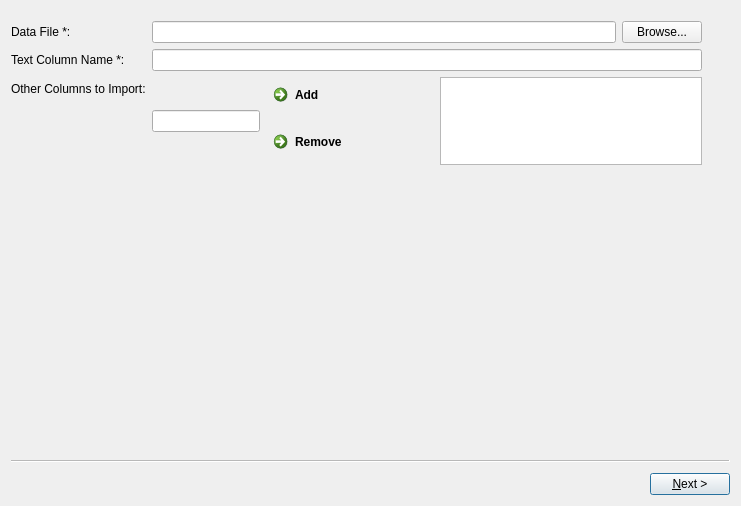
<?xml version="1.0" encoding="UTF-8"?>
<ui version="4.0">
 <class>TopicsModelingWizard</class>
 <widget class="QWizard" name="TopicsModelingWizard">
  <property name="geometry">
   <rect>
    <x>0</x>
    <y>0</y>
    <width>741</width>
    <height>506</height>
   </rect>
  </property>
  <property name="windowTitle">
   <string>GSA Topics Modeling</string>
  </property>
  <property name="sizeGripEnabled">
   <bool>false</bool>
  </property>
  <property name="wizardStyle">
   <enum>QWizard::ClassicStyle</enum>
  </property>
  <property name="options">
   <set>QWizard::NoBackButtonOnStartPage|QWizard::NoCancelButton|QWizard::NoDefaultButton</set>
  </property>
  <widget class="QWizardPage" name="DataFilePage">
   <attribute name="pageId">
    <string notr="true">Page1</string>
   </attribute>
   <widget class="QWidget" name="formLayoutWidget_2">
    <property name="geometry">
     <rect>
      <x>0</x>
      <y>10</y>
      <width>691</width>
      <height>171</height>
     </rect>
    </property>
    <layout class="QFormLayout" name="formLayout_2">
     <property name="fieldGrowthPolicy">
      <enum>QFormLayout::ExpandingFieldsGrow</enum>
     </property>
     <item row="0" column="0">
      <widget class="QLabel" name="data_file_lbl">
       <property name="text">
        <string>Data File *:</string>
       </property>
       <property name="buddy">
        <cstring>data_file_txt</cstring>
       </property>
      </widget>
     </item>
     <item row="0" column="1">
      <layout class="QHBoxLayout" name="horizontalLayout_2">
       <item>
        <widget class="QLineEdit" name="data_file_txt">
         <property name="readOnly">
          <bool>true</bool>
         </property>
        </widget>
       </item>
       <item>
        <widget class="QPushButton" name="browse_btn">
         <property name="text">
          <string>Browse...</string>
         </property>
        </widget>
       </item>
      </layout>
     </item>
     <item row="1" column="0">
      <widget class="QLabel" name="text_col_name_lbl">
       <property name="text">
        <string>Text Column Name *:</string>
       </property>
       <property name="buddy">
        <cstring>text_col_name_txt</cstring>
       </property>
      </widget>
     </item>
     <item row="1" column="1">
      <widget class="QLineEdit" name="text_col_name_txt"/>
     </item>
     <item row="2" column="0">
      <widget class="QLabel" name="other_columns_lbl">
       <property name="text">
        <string>Other Columns to Import:</string>
       </property>
      </widget>
     </item>
     <item row="2" column="1">
      <layout class="QGridLayout" name="gridLayout" columnstretch="0,0,1">
       <item row="0" column="0" rowspan="2">
        <widget class="QLineEdit" name="other_col_txt">
         <property name="alignment">
          <set>Qt::AlignLeading|Qt::AlignLeft|Qt::AlignVCenter</set>
         </property>
        </widget>
       </item>
       <item row="0" column="1">
        <widget class="QCommandLinkButton" name="add_col_btn">
         <property name="sizePolicy">
          <sizepolicy hsizetype="Fixed" vsizetype="Fixed">
           <horstretch>0</horstretch>
           <verstretch>0</verstretch>
          </sizepolicy>
         </property>
         <property name="text">
          <string>Add</string>
         </property>
         <property name="autoDefault">
          <bool>true</bool>
         </property>
         <property name="default">
          <bool>false</bool>
         </property>
        </widget>
       </item>
       <item row="1" column="1">
        <widget class="QCommandLinkButton" name="remove_col_btn">
         <property name="sizePolicy">
          <sizepolicy hsizetype="Fixed" vsizetype="Fixed">
           <horstretch>0</horstretch>
           <verstretch>0</verstretch>
          </sizepolicy>
         </property>
         <property name="layoutDirection">
          <enum>Qt::LeftToRight</enum>
         </property>
         <property name="text">
          <string>Remove</string>
         </property>
        </widget>
       </item>
       <item row="0" column="2" rowspan="2">
        <widget class="QListWidget" name="other_cols_lst">
         <property name="alternatingRowColors">
          <bool>true</bool>
         </property>
        </widget>
       </item>
      </layout>
     </item>
    </layout>
   </widget>
  </widget>
  <widget class="QWizardPage" name="TopicsModelingPage">
   <attribute name="pageId">
    <string notr="true">Page2</string>
   </attribute>
   <widget class="QWidget" name="formLayoutWidget">
    <property name="geometry">
     <rect>
      <x>10</x>
      <y>10</y>
      <width>681</width>
      <height>212</height>
     </rect>
    </property>
    <layout class="QFormLayout" name="formLayout">
     <property name="fieldGrowthPolicy">
      <enum>QFormLayout::ExpandingFieldsGrow</enum>
     </property>
     <item row="1" column="0">
      <widget class="QLabel" name="num_topics_lbl">
       <property name="text">
        <string>No of Topics *:</string>
       </property>
       <property name="buddy">
        <cstring>num_topics_spb</cstring>
       </property>
      </widget>
     </item>
     <item row="1" column="1">
      <widget class="QSpinBox" name="num_topics_spb">
       <property name="minimum">
        <number>1</number>
       </property>
       <property name="maximum">
        <number>10</number>
       </property>
       <property name="value">
        <number>5</number>
       </property>
      </widget>
     </item>
     <item row="2" column="0">
      <widget class="QLabel" name="num_ngrams_lbl">
       <property name="text">
        <string>No of N-Grams *:</string>
       </property>
       <property name="buddy">
        <cstring>num_ngrams_spb</cstring>
       </property>
      </widget>
     </item>
     <item row="2" column="1">
      <widget class="QSpinBox" name="num_ngrams_spb">
       <property name="minimum">
        <number>1</number>
       </property>
       <property name="maximum">
        <number>5</number>
       </property>
       <property name="value">
        <number>2</number>
       </property>
      </widget>
     </item>
     <item row="3" column="0">
      <widget class="QLabel" name="groupby_cols_lbel">
       <property name="text">
        <string>Group by Columns:</string>
       </property>
       <property name="buddy">
        <cstring>groupby_cols_lst</cstring>
       </property>
      </widget>
     </item>
     <item row="3" column="1">
      <widget class="QListWidget" name="groupby_cols_lst">
       <property name="dragDropMode">
        <enum>QAbstractItemView::InternalMove</enum>
       </property>
      </widget>
     </item>
     <item row="4" column="0">
      <widget class="QLabel" name="addl_stopwords_lbl">
       <property name="text">
        <string>Addl. Stop Words:</string>
       </property>
       <property name="buddy">
        <cstring>addl_stopwords_txt</cstring>
       </property>
      </widget>
     </item>
     <item row="4" column="1">
      <widget class="QLineEdit" name="addl_stopwords_txt"/>
     </item>
     <item row="0" column="0">
      <widget class="QLabel" name="output_file_name_lbl">
       <property name="text">
        <string>Output File Name *:</string>
       </property>
       <property name="buddy">
        <cstring>output_file_name_txt</cstring>
       </property>
      </widget>
     </item>
     <item row="0" column="1">
      <layout class="QHBoxLayout" name="horizontalLayout_3">
       <item>
        <widget class="QLineEdit" name="output_file_name_txt">
         <property name="text">
          <string>Topics</string>
         </property>
        </widget>
       </item>
       <item>
        <widget class="QLabel" name="extension_lbl">
         <property name="text">
          <string>.xlsx</string>
         </property>
        </widget>
       </item>
      </layout>
     </item>
    </layout>
   </widget>
   <widget class="QPushButton" name="run_btn">
    <property name="geometry">
     <rect>
      <x>550</x>
      <y>230</y>
      <width>144</width>
      <height>32</height>
     </rect>
    </property>
    <property name="text">
     <string>Run Analysis</string>
    </property>
    <property name="default">
     <bool>true</bool>
    </property>
   </widget>
  </widget>
 </widget>
 <resources/>
 <connections/>
</ui>
